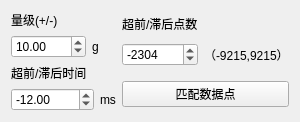
                 <widget class="QWidget" name="page">
                  <layout class="QGridLayout" name="gridLayout_13">
                   <item row="0" column="0" rowspan="2">
                    <layout class="QGridLayout" name="gridLayout_11" rowstretch="1,2,4,4" columnstretch="4,2,0" columnminimumwidth="4,2,0">
                     <item row="0" column="0">
                      <widget class="QLabel" name="label_29">
                       <property name="sizePolicy">
                        <sizepolicy hsizetype="Preferred" vsizetype="Fixed">
                         <horstretch>0</horstretch>
                         <verstretch>0</verstretch>
                        </sizepolicy>
                       </property>
                       <property name="text">
                        <string>量级(+/-)</string>
                       </property>
                      </widget>
                     </item>
                     <item row="1" column="0">
                      <widget class="QDoubleSpinBox" name="doubleSpinBox_6">
                       <property name="sizePolicy">
                        <sizepolicy hsizetype="Minimum" vsizetype="Fixed">
                         <horstretch>0</horstretch>
                         <verstretch>0</verstretch>
                        </sizepolicy>
                       </property>
                       <property name="minimum">
                        <double>-1000.000000000000000</double>
                       </property>
                       <property name="maximum">
                        <double>1000.000000000000000</double>
                       </property>
                       <property name="value">
                        <double>10.000000000000000</double>
                       </property>
                      </widget>
                     </item>
                     <item row="1" column="1" colspan="2">
                      <widget class="QLabel" name="label_30">
                       <property name="text">
                        <string>g</string>
                       </property>
                      </widget>
                     </item>
                     <item row="2" column="0" colspan="2">
                      <widget class="QLabel" name="label_31">
                       <property name="sizePolicy">
                        <sizepolicy hsizetype="Preferred" vsizetype="Fixed">
                         <horstretch>0</horstretch>
                         <verstretch>0</verstretch>
                        </sizepolicy>
                       </property>
                       <property name="text">
                        <string>超前/滞后时间</string>
                       </property>
                      </widget>
                     </item>
                     <item row="3" column="0" colspan="2">
                      <widget class="QDoubleSpinBox" name="doubleSpinBox_7">
                       <property name="sizePolicy">
                        <sizepolicy hsizetype="Minimum" vsizetype="Fixed">
                         <horstretch>0</horstretch>
                         <verstretch>0</verstretch>
                        </sizepolicy>
                       </property>
                       <property name="minimum">
                        <double>-10000.000000000000000</double>
                       </property>
                       <property name="maximum">
                        <double>10000.000000000000000</double>
                       </property>
                       <property name="value">
                        <double>-12.000000000000000</double>
                       </property>
                      </widget>
                     </item>
                     <item row="3" column="2">
                      <widget class="QLabel" name="label_32">
                       <property name="text">
                        <string>ms</string>
                       </property>
                      </widget>
                     </item>
                    </layout>
                   </item>
                   <item row="0" column="1">
                    <layout class="QGridLayout" name="gridLayout_12" rowstretch="1,4">
                     <item row="0" column="0">
                      <widget class="QLabel" name="label_27">
                       <property name="sizePolicy">
                        <sizepolicy hsizetype="Preferred" vsizetype="Fixed">
                         <horstretch>0</horstretch>
                         <verstretch>0</verstretch>
                        </sizepolicy>
                       </property>
                       <property name="text">
                        <string>超前/滞后点数</string>
                       </property>
                      </widget>
                     </item>
                     <item row="1" column="0">
                      <widget class="QSpinBox" name="spinBox_11">
                       <property name="minimum">
                        <number>-9215</number>
                       </property>
                       <property name="maximum">
                        <number>9215</number>
                       </property>
                       <property name="value">
                        <number>-2304</number>
                       </property>
                      </widget>
                     </item>
                     <item row="1" column="1">
                      <widget class="QLabel" name="label_28">
                       <property name="text">
                        <string>（-9215,9215）</string>
                       </property>
                      </widget>
                     </item>
                    </layout>
                   </item>
                   <item row="1" column="1">
                    <widget class="QPushButton" name="pushButton_4">
                     <property name="text">
                      <string>匹配数据点</string>
                     </property>
                    </widget>
                   </item>
                  </layout>
                 </widget>
